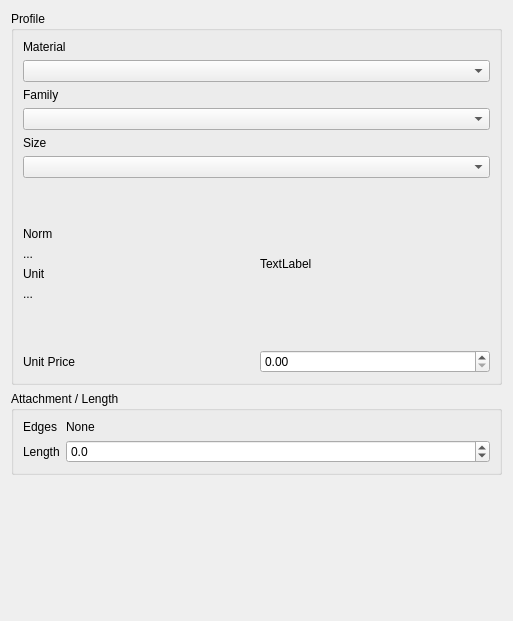
<?xml version="1.0" encoding="UTF-8"?>
<ui version="4.0">
 <class>Dialog</class>
 <widget class="QDialog" name="Dialog">
  <property name="geometry">
   <rect>
    <x>0</x>
    <y>0</y>
    <width>513</width>
    <height>621</height>
   </rect>
  </property>
  <property name="windowTitle">
   <string>Create Profiles</string>
  </property>
  <layout class="QVBoxLayout" name="verticalLayout_3">
   <item>
    <widget class="QGroupBox" name="groupBox">
     <property name="title">
      <string>Profile</string>
     </property>
     <layout class="QVBoxLayout" name="verticalLayout_2">
      <item>
       <widget class="QLabel" name="label_10">
        <property name="text">
         <string>Material</string>
        </property>
       </widget>
      </item>
      <item>
       <widget class="QComboBox" name="combo_material"/>
      </item>
      <item>
       <widget class="QLabel" name="label">
        <property name="text">
         <string>Family</string>
        </property>
       </widget>
      </item>
      <item>
       <widget class="QComboBox" name="combo_family">
        <property name="toolTip">
         <string>Choose profile type</string>
        </property>
       </widget>
      </item>
      <item>
       <widget class="QLabel" name="label_2">
        <property name="font">
         <font>
          <bold>false</bold>
         </font>
        </property>
        <property name="text">
         <string>Size</string>
        </property>
       </widget>
      </item>
      <item>
       <widget class="QComboBox" name="combo_size">
        <property name="toolTip">
         <string>Choose size</string>
        </property>
       </widget>
      </item>
      <item>
       <layout class="QHBoxLayout" name="horizontalLayout">
        <item>
         <layout class="QVBoxLayout" name="verticalLayout">
          <item>
           <spacer name="verticalSpacer_3">
            <property name="orientation">
             <enum>Qt::Orientation::Vertical</enum>
            </property>
            <property name="sizeHint" stdset="0">
             <size>
              <width>20</width>
              <height>40</height>
             </size>
            </property>
           </spacer>
          </item>
          <item>
           <widget class="QLabel" name="label_11">
            <property name="text">
             <string>Norm</string>
            </property>
           </widget>
          </item>
          <item>
           <widget class="QLabel" name="label_norm">
            <property name="text">
             <string>...</string>
            </property>
           </widget>
          </item>
          <item>
           <widget class="QLabel" name="label_13">
            <property name="text">
             <string>Unit</string>
            </property>
           </widget>
          </item>
          <item>
           <widget class="QLabel" name="label_unit">
            <property name="text">
             <string>...</string>
            </property>
           </widget>
          </item>
          <item>
           <spacer name="verticalSpacer_2">
            <property name="orientation">
             <enum>Qt::Orientation::Vertical</enum>
            </property>
            <property name="sizeHint" stdset="0">
             <size>
              <width>20</width>
              <height>40</height>
             </size>
            </property>
           </spacer>
          </item>
         </layout>
        </item>
        <item>
         <widget class="QLabel" name="label_image">
          <property name="minimumSize">
           <size>
            <width>0</width>
            <height>160</height>
           </size>
          </property>
          <property name="text">
           <string>TextLabel</string>
          </property>
         </widget>
        </item>
       </layout>
      </item>
      <item>
       <layout class="QHBoxLayout" name="horizontalLayout_2" stretch="0,0">
        <item>
         <widget class="QLabel" name="label_3">
          <property name="sizePolicy">
           <sizepolicy hsizetype="Minimum" vsizetype="Preferred">
            <horstretch>0</horstretch>
            <verstretch>0</verstretch>
           </sizepolicy>
          </property>
          <property name="text">
           <string>Unit Price</string>
          </property>
         </widget>
        </item>
        <item>
         <widget class="QDoubleSpinBox" name="sb_unitprice"/>
        </item>
       </layout>
      </item>
     </layout>
    </widget>
   </item>
   <item>
    <widget class="QGroupBox" name="groupBox_4">
     <property name="title">
      <string>Attachment / Length</string>
     </property>
     <layout class="QFormLayout" name="formLayout">
      <item row="0" column="0">
       <widget class="QLabel" name="label_14">
        <property name="text">
         <string>Edges</string>
        </property>
       </widget>
      </item>
      <item row="0" column="1">
       <widget class="QLabel" name="label_attach">
        <property name="text">
         <string>None</string>
        </property>
       </widget>
      </item>
      <item row="1" column="0">
       <widget class="QLabel" name="label_5">
        <property name="text">
         <string>Length</string>
        </property>
       </widget>
      </item>
      <item row="1" column="1">
        <widget class="QDoubleSpinBox" name="sb_length">
         <property name="decimals">
          <number>1</number>
         </property>
         <property name="minimum">
          <double>-100000.000000000000000</double>
         </property>
         <property name="maximum">
          <double>24000.000000000000000</double>
         </property>
        </widget>
      </item>
     </layout>
    </widget>
   </item>
   <item>
    <spacer name="verticalSpacer">
     <property name="orientation">
      <enum>Qt::Orientation::Vertical</enum>
     </property>
     <property name="sizeHint" stdset="0">
      <size>
       <width>20</width>
       <height>40</height>
      </size>
     </property>
    </spacer>
   </item>
  </layout>
 </widget>
 <resources/>
 <connections/>
</ui>
